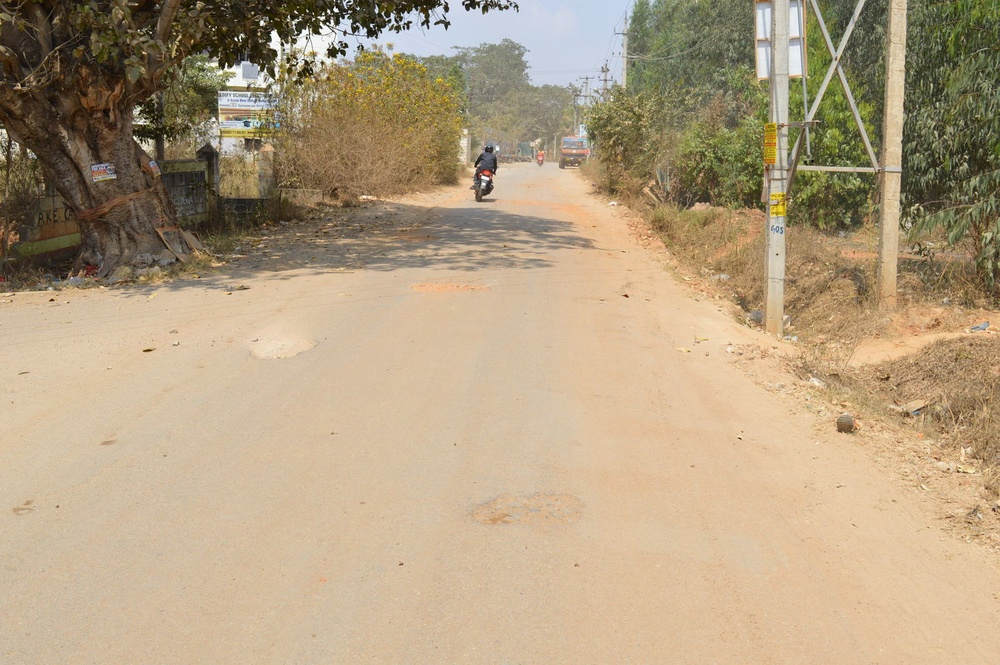
#> input picture Image_Preprocessing/src/data/road_cam_10.jpg, 1000 x 665 px, shrunk from 1504 x 1000 before the run, found by its file name; its folder holds only this picture in this run
$ python thresholding.py
#> lines starting #> are read from the running program, lines starting #| are printed output that depends on the picture; after the words box and inside, x2 and y2 are one past the last pixel; in counts of white or black regions, pixels touching at a corner belong together
import cv2
import numpy as np
from matplotlib import pyplot as plt
from os import listdir
from os.path import isfile, join

def thresholding(img):
  #img = cv2.imread('/home/tarini/Documents/Pothole-Detection/Data/road_10.jpg',0)
  img1 = cv2.cvtColor(img, cv2.COLOR_BGR2GRAY)
  img1 = cv2.medianBlur(img1,5)

  ret,th1 = cv2.threshold(img1,127,255,cv2.THRESH_BINARY)
  th2 = cv2.adaptiveThreshold(img1,255,cv2.ADAPTIVE_THRESH_MEAN_C,\
             cv2.THRESH_BINARY,11,2)
  th3 = cv2.adaptiveThreshold(img1,255,cv2.ADAPTIVE_THRESH_GAUSSIAN_C,\
             cv2.THRESH_BINARY,11,2)
  blur = cv2.GaussianBlur(img1,(5,5),0)
  ret4,th4 = cv2.threshold(blur,0,255,cv2.THRESH_BINARY+cv2.THRESH_OTSU)

  titles = ['Original Image', 'Global Thresholding (v = 127)',
             'Otsus Thresholding' ,'Adaptive Gaussian Thresholding']
  images = [img, th1, th4, th3]

  for i in range(4):
    plt.subplot(2,2,i+1),plt.imshow(images[i],'gray')
    plt.title(titles[i])
    plt.xticks([]),plt.yticks([])
  plt.show()


mypath='/home/tarini/Documents/Pothole-Detection/Data'
onlyfiles = [ f for f in listdir(mypath) if isfile(join(mypath,f)) ]
images = np.empty(len(onlyfiles), dtype=object)
for n in range(0, len(onlyfiles)):
   images[n] = cv2.imread( join(mypath,onlyfiles[n]) )


for n in range(0,len(onlyfiles)):
  im = thresholding(images[n])
#> this loop made 1 pass
#> ret4 in thresholding on pass 1: 144
#> pass 1, in thresholding, `img1 = cv2.cvtColor(img, cv2.COLOR_BGR2GRAY)`:
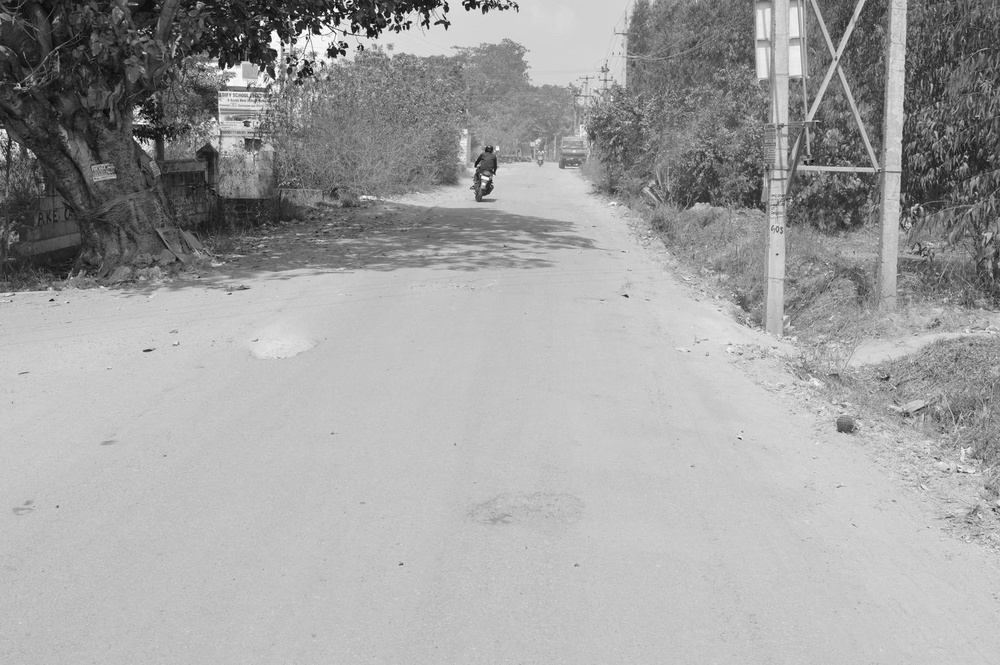
#> img1: shape (665, 1000); min 3, max 255, mean 161
#> pass 1, in thresholding, `ret,th1 = cv2.threshold(img1,127,255,cv2.THRESH_BINARY)`:
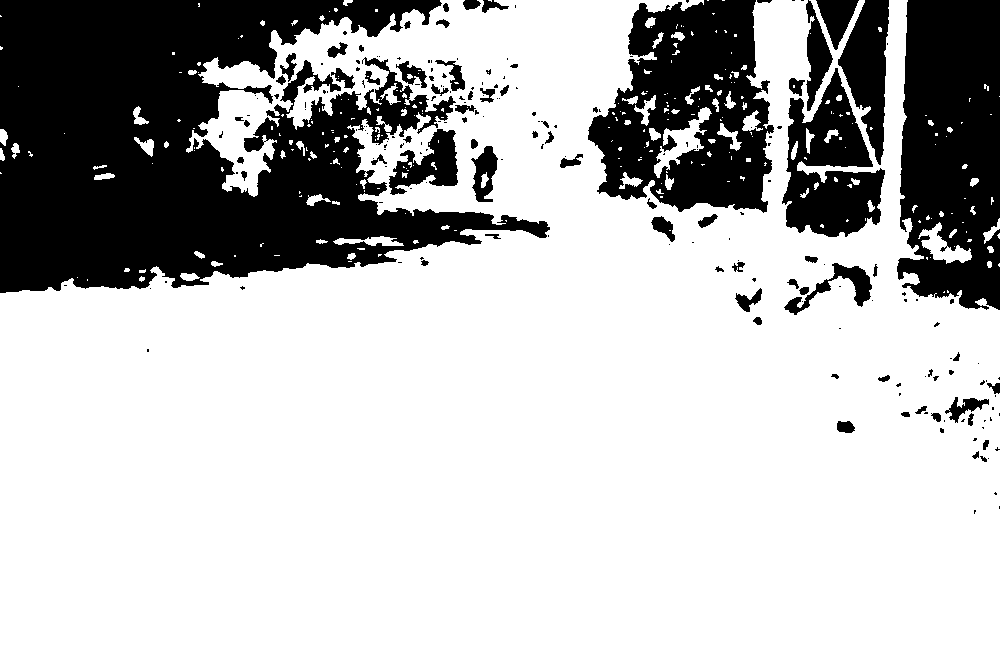
#> th1: shape (665, 1000); 73.4% white; 208 black regions (137 under 20 px), largest, box (x1, y1, x2, y2) and area: (0, 0, 550, 293) 96575, (897, 0, 1000, 310) 26980, (588, 0, 774, 213) 25443
#> pass 1, in thresholding, `th2 = cv2.adaptiveThreshold(img1,255,cv2.ADAPTIVE_THRESH_MEAN_C,\ cv2...`:
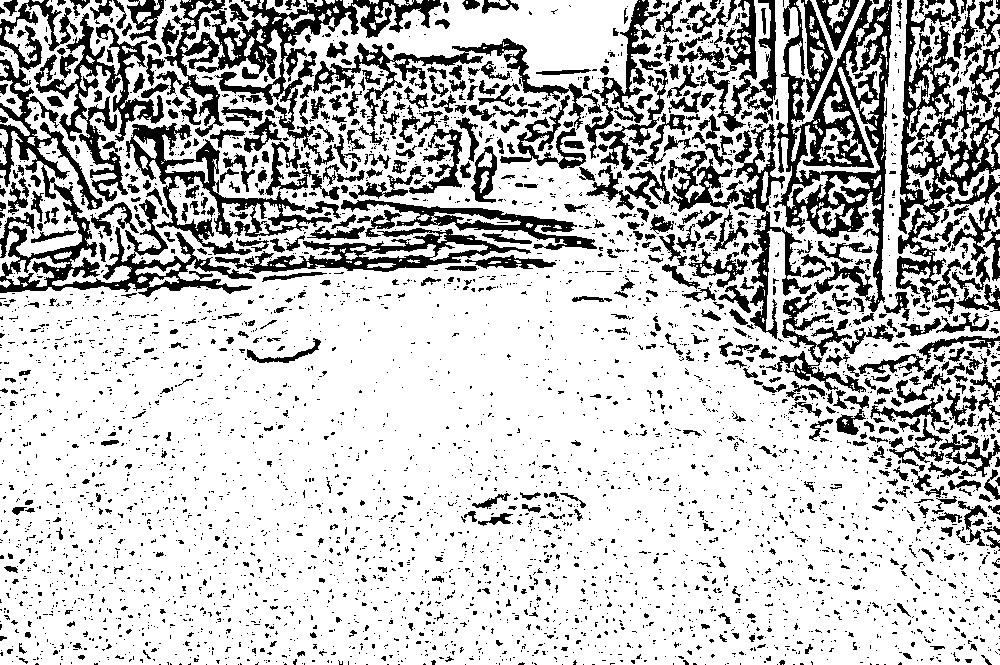
#> th2: shape (665, 1000); 76.2% white; 4204 black regions (3552 under 20 px), largest, box (x1, y1, x2, y2) and area: (773, 0, 892, 312) 12557, (156, 0, 442, 166) 10227, (0, 59, 256, 297) 10060
#> pass 1, in thresholding, `plt.show()`:
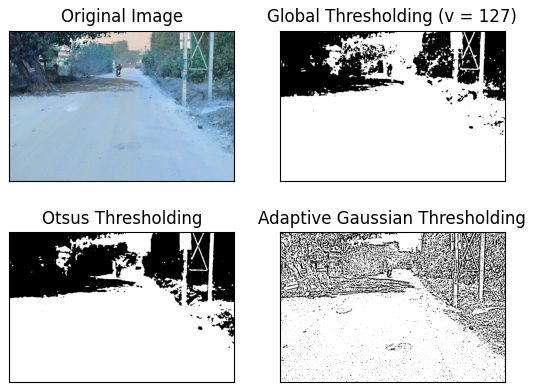
#> figure drawn by matplotlib, 4 panels; B, G, R data is drawn as R, G, B

#global and otsu's thresholding have similar output, and adaptive thresholding seems to be it good job minus the noise, but for classic images.

$ run again, on Image_Preprocessing/src/data/road_cam_14.jpg
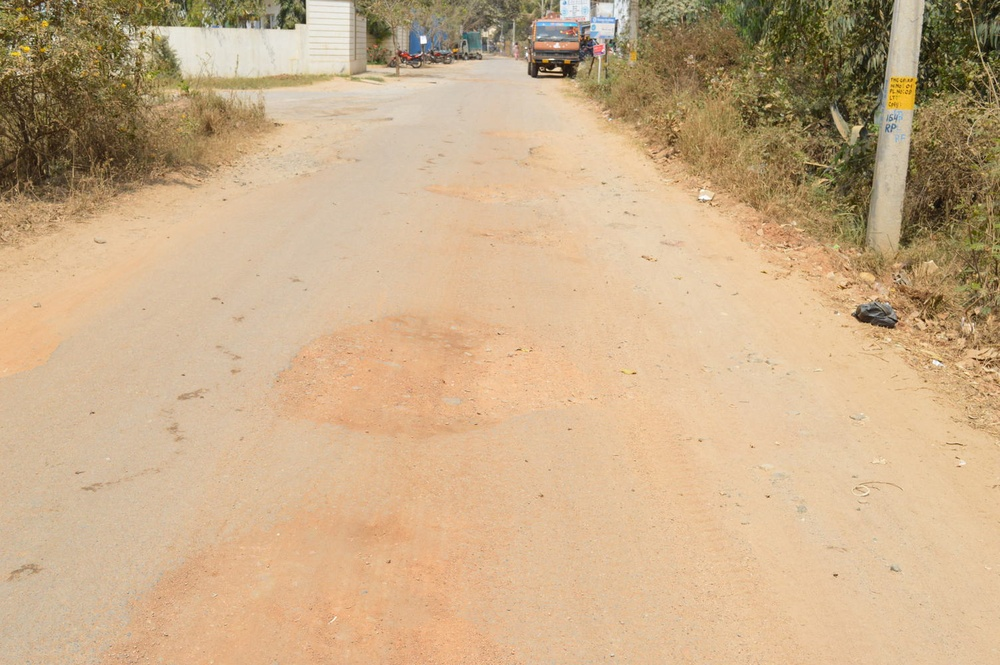
#> input picture Image_Preprocessing/src/data/road_cam_14.jpg, 1000 x 665 px, shrunk from 1504 x 1000 before the run, found by its file name
#> the loop `for n in range(0,len(onlyfiles)):` made 1 pass
#> pass 1, in thresholding, `ret,th1 = cv2.threshold(img1,127,255,cv2.THRESH_BINARY)`:
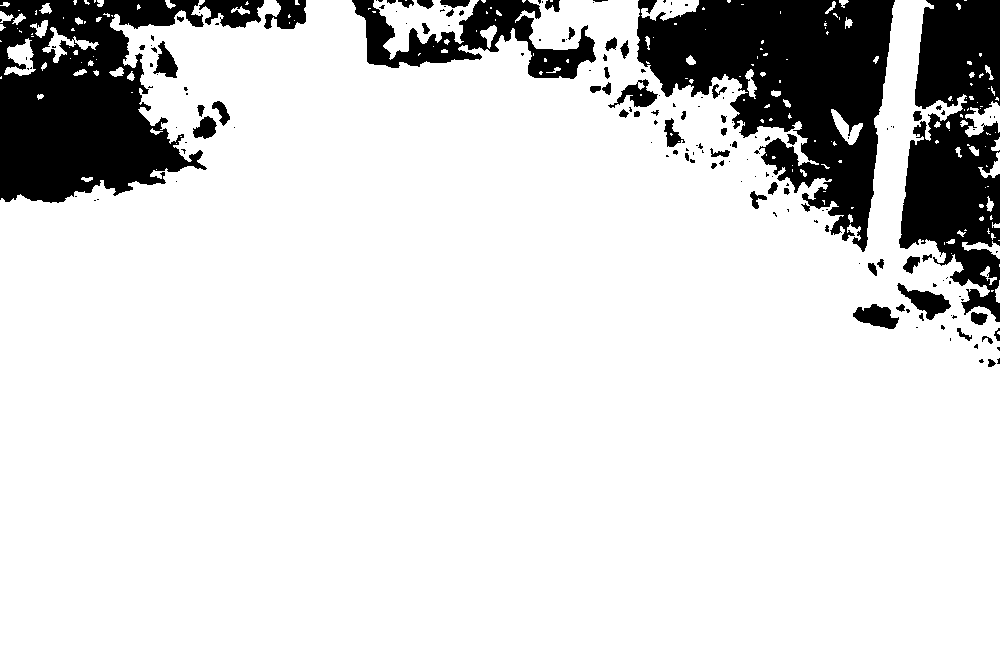
#> th1: shape (665, 1000); 85.2% white; 166 black regions (107 under 20 px), largest, box (x1, y1, x2, y2) and area: (637, 0, 895, 252) 32707, (0, 0, 207, 203) 27935, (899, 0, 1000, 322) 21148
#> pass 1, in thresholding, `plt.show()`:
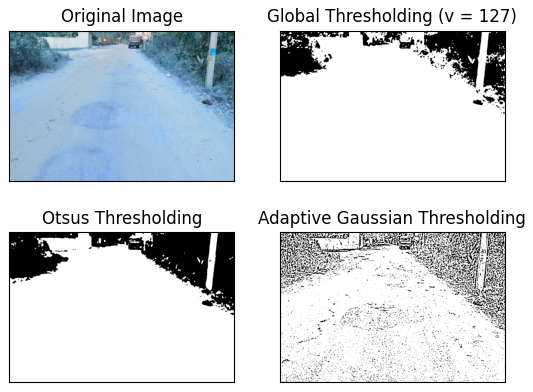
#> figure drawn by matplotlib, 4 panels; B, G, R data is drawn as R, G, B

$ run again, on Image_Preprocessing/src/data/road_cam_15.jpg
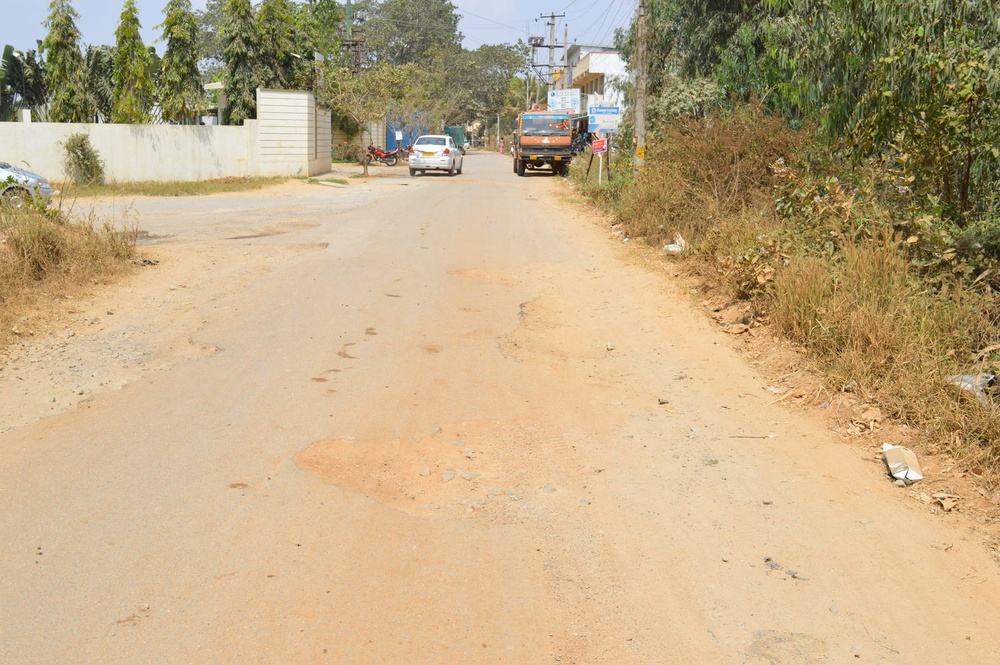
#> input picture Image_Preprocessing/src/data/road_cam_15.jpg, 1000 x 665 px, shrunk from 1504 x 1000 before the run, found by its file name
#> the loop `for n in range(0,len(onlyfiles)):` made 1 pass
#> pass 1, in thresholding, `ret,th1 = cv2.threshold(img1,127,255,cv2.THRESH_BINARY)`:
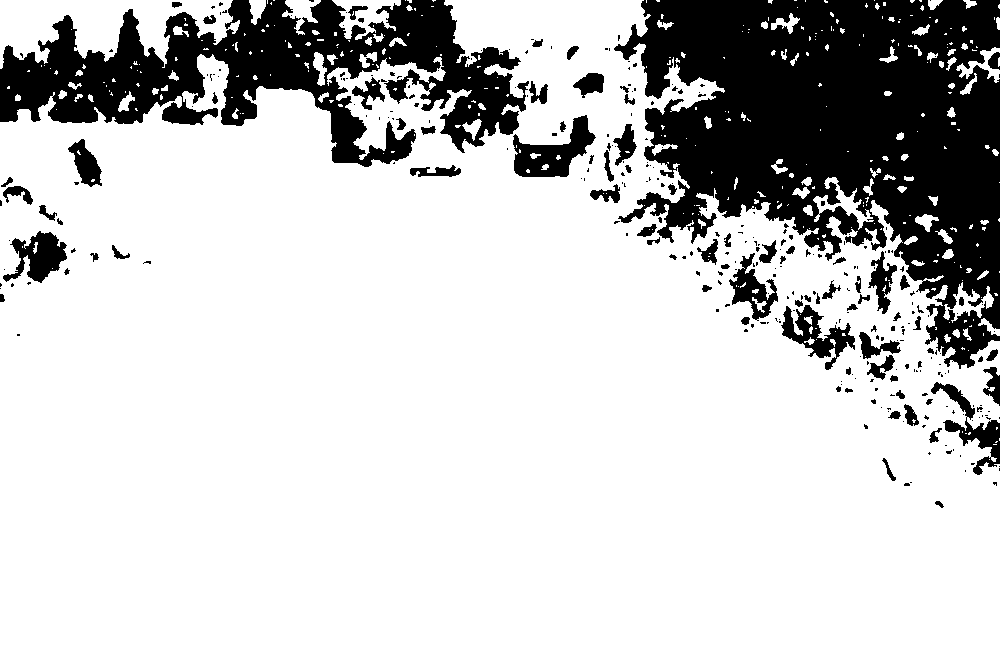
#> th1: shape (665, 1000); 78.9% white; 321 black regions (238 under 20 px), largest, box (x1, y1, x2, y2) and area: (614, 0, 1000, 369) 81475, (0, 0, 529, 167) 39611, (513, 115, 596, 177) 2402
#> pass 1, in thresholding, `plt.show()`:
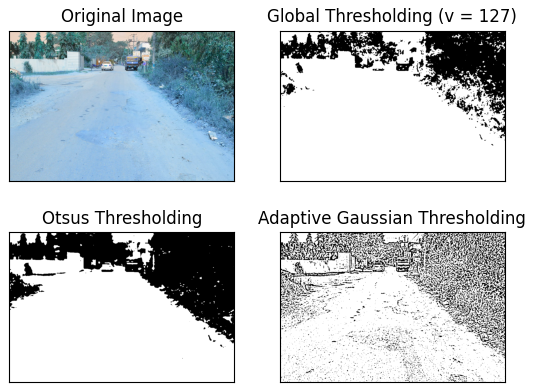
#> figure drawn by matplotlib, 4 panels; B, G, R data is drawn as R, G, B

$ run again, on Image_Preprocessing/src/data/road_cam_16.jpg
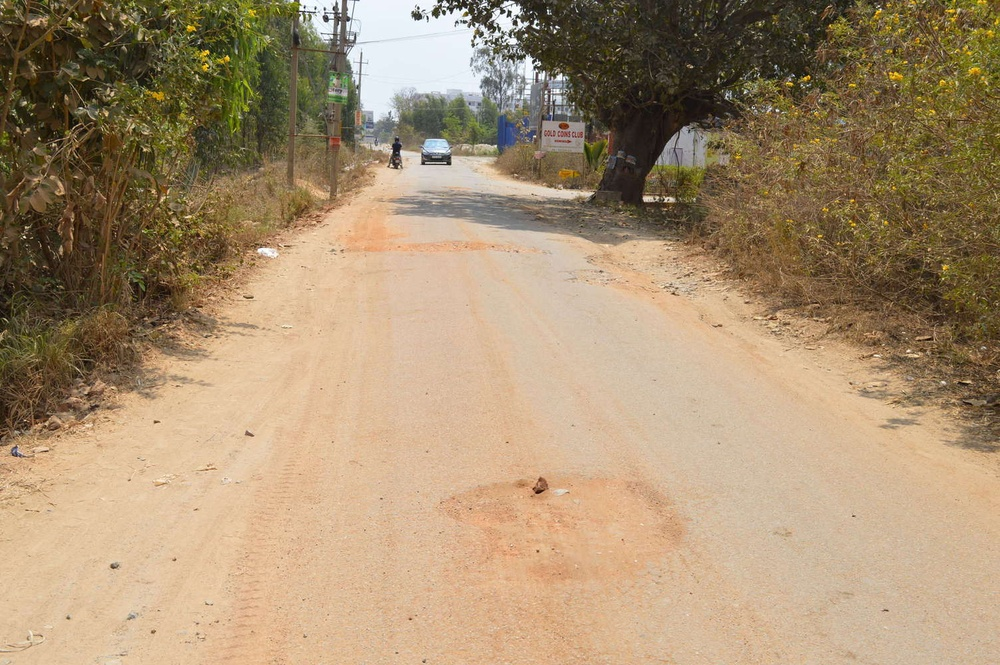
#> input picture Image_Preprocessing/src/data/road_cam_16.jpg, 1000 x 665 px, shrunk from 1504 x 1000 before the run, found by its file name
#> the loop `for n in range(0,len(onlyfiles)):` made 1 pass
#> pass 1, in thresholding, `ret,th1 = cv2.threshold(img1,127,255,cv2.THRESH_BINARY)`:
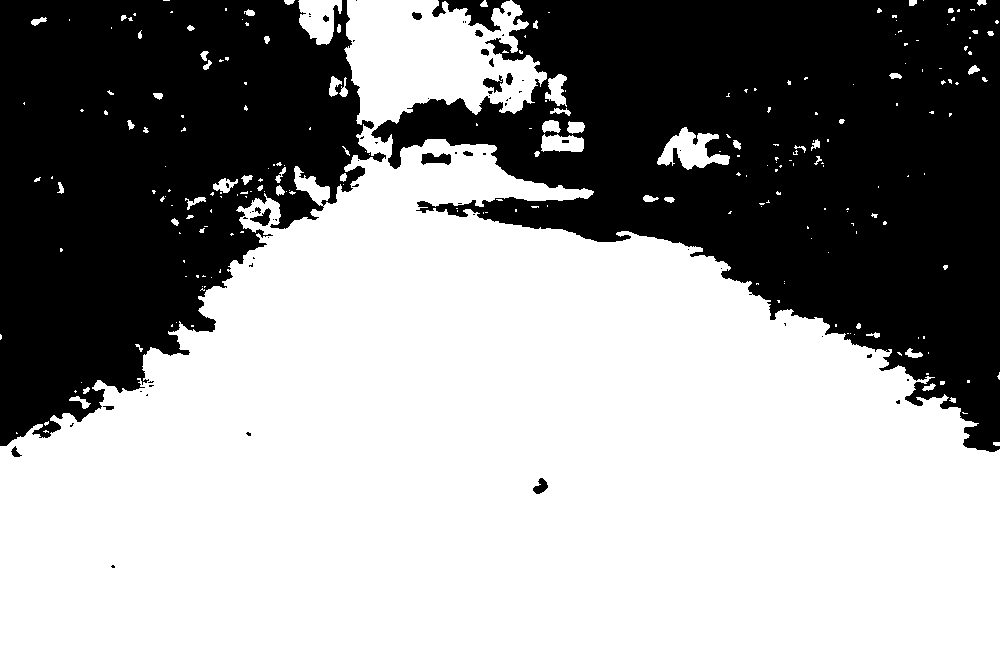
#> th1: shape (665, 1000); 60.7% white; 66 black regions (48 under 20 px), largest, box (x1, y1, x2, y2) and area: (371, 0, 1000, 452) 148234, (0, 0, 386, 446) 110660, (432, 0, 510, 32) 1052
#> pass 1, in thresholding, `plt.show()`:
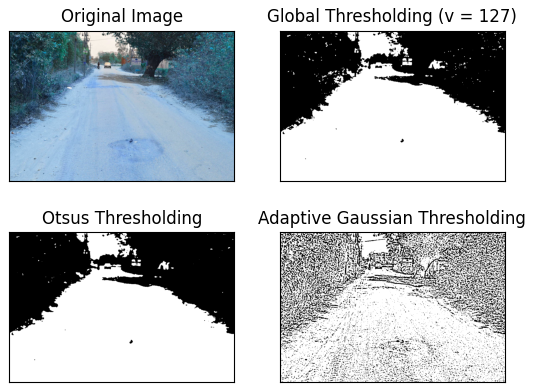
#> figure drawn by matplotlib, 4 panels; B, G, R data is drawn as R, G, B

$ run again, on Image_Preprocessing/src/data/road_cam_11.jpg
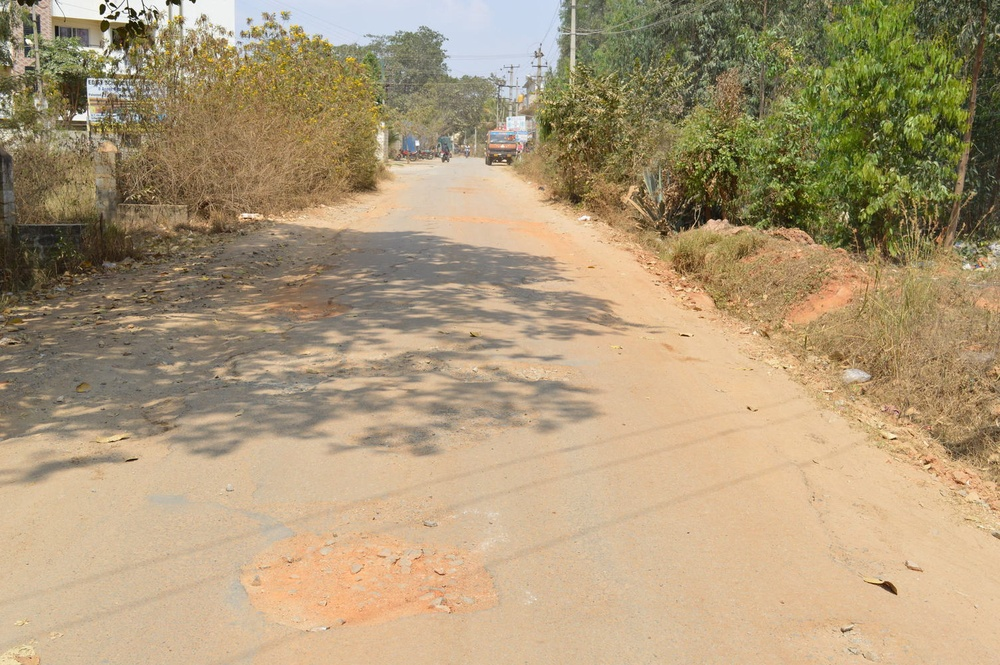
#> input picture Image_Preprocessing/src/data/road_cam_11.jpg, 1000 x 665 px, shrunk from 1504 x 1000 before the run, found by its file name
#> the loop `for n in range(0,len(onlyfiles)):` made 1 pass
#> pass 1, in thresholding, `plt.show()`:
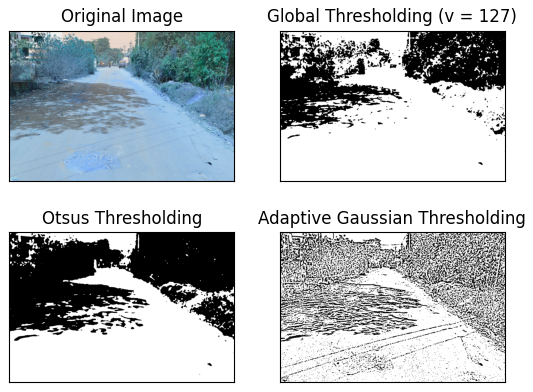
#> figure drawn by matplotlib, 4 panels; B, G, R data is drawn as R, G, B
